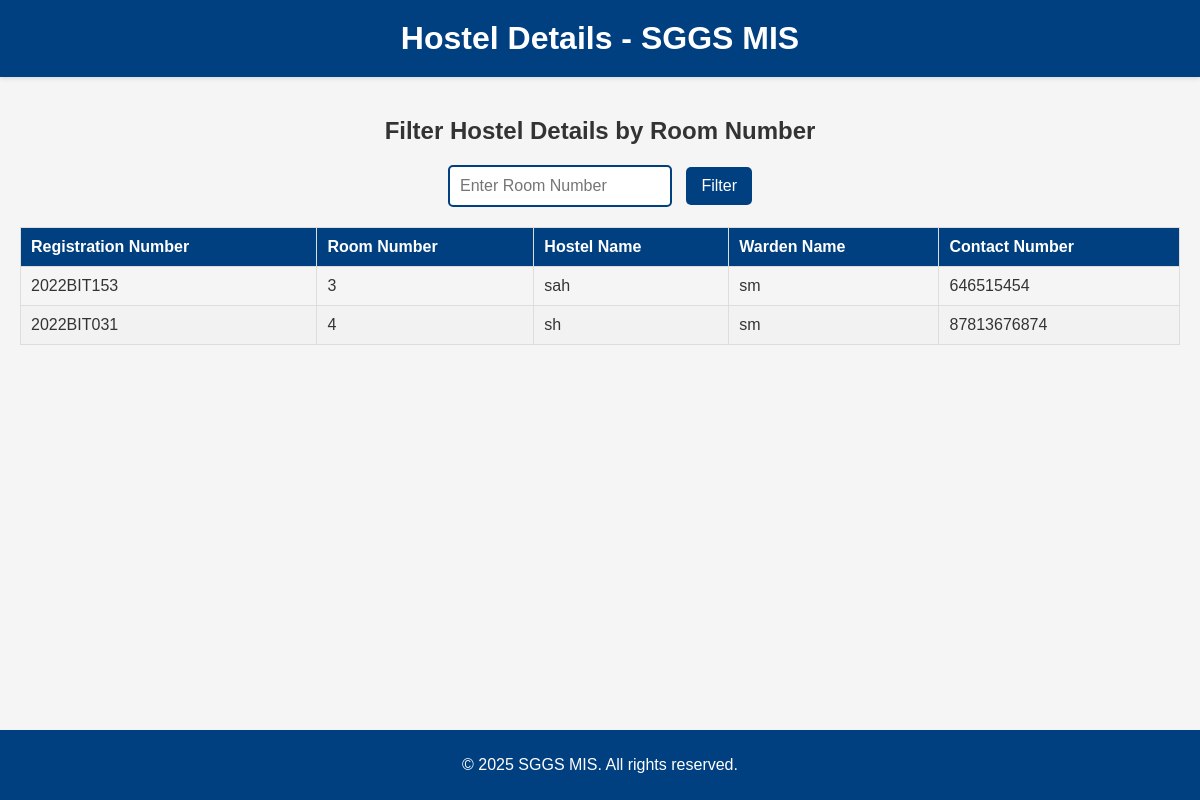
Page /hostel/ on the committed database.
### sggs/models.py (models this page shows, shortened)
class HostelDetails(models.Model):
    registration_number = models.ForeignKey(Student, on_delete=models.CASCADE)
    room_number = models.CharField(max_length=10)
    hostel_name = models.CharField(max_length=100)
    warden_name = models.CharField(max_length=100)
    contact_number = models.CharField(max_length=15)

class Student(models.Model):
    registration_number = models.CharField(max_length=15, unique=True)
    first_name = models.CharField(max_length=50)
    last_name = models.CharField(max_length=50)
    date_of_birth = models.DateField()
    email = models.EmailField(unique=True)
    phone_number = models.CharField(max_length=15)
    branch = models.CharField(max_length=50)
    department = models.CharField(max_length=50)
    year = models.IntegerField()
    address = models.TextField()

### sggs/views.py (the view)
# urls.py: path('hostel/', views.hostel_list, name='hostel'),   # Hostel details
def hostel_list(request):
    hostel_details = HostelDetails.objects.all()
    return render(request, 'hostel.html', {'hostel_details': hostel_details})

### sggs/templates/hostel.html (shortened to what this page needs)
<!DOCTYPE html>
<html lang="en">
<head>
</head>
<body>
    <header>
        <h1>Hostel Details - SGGS MIS</h1>
    </header>
    <div class="content">
        <h2>Filter Hostel Details by Room Number</h2>
        <form method="get" action="">
            <input type="text" name="room_number" placeholder="Enter Room Number" value="{{ request.GET.room_number }}">
            <button type="submit">Filter</button>
        </form>
        <table>
            <thead>
                <tr>
                    <th>Registration Number</th>
                    <th>Room Number</th>
                    <th>Hostel Name</th>
                    <th>Warden Name</th>
                    <th>Contact Number</th>
                </tr>
            </thead>
            <tbody>
                {% for detail in hostel_details %}
                <tr>
                    <td>{{ detail.registration_number.registration_number }}</td>
                    <td>{{ detail.room_number }}</td>
                    <td>{{ detail.hostel_name }}</td>
                    <td>{{ detail.warden_name }}</td>
                    <td>{{ detail.contact_number }}</td>
                </tr>
                {% empty %}
                    <tr>
                        <td colspan="5">No hostel details found.</td>
                    </tr>
                {% endfor %}
            </tbody>
        </table>
    </div>
    <footer>
        <p>&copy; 2025 SGGS MIS. All rights reserved.</p>
    </footer>
</body>
</html>

### sggs/templates/hostel.html (style rules this page uses)
body { font-family: Arial, sans-serif; margin: 0; padding: 0; background-color: #f5f5f5; color: #333; }
header { background-color: #004080; color: #fff; padding: 20px 0; text-align: center; box-shadow: 0 2px 4px rgba(0, 0, 0, 0.1); }
header h1 { margin: 0; }
.content { padding: 20px; text-align: center; }
.content form { margin-bottom: 20px; }
.content input[type="text"] { padding: 10px; font-size: 16px; margin-right: 10px; width: 200px; border: 2px solid #004080; border-radius: 5px; }
.content button { padding: 10px 15px; font-size: 16px; background-color: #004080; color: #fff; border: none; border-radius: 5px; cursor: pointer; }
table { width: 100%; border-collapse: collapse; margin-top: 20px; }
table th, table td { padding: 10px; text-align: left; border: 1px solid #ddd; }
table th { background-color: #004080; color: #fff; }
table tr:nth-child(even) { background-color: #f2f2f2; }
footer { background-color: #004080; color: #fff; text-align: center; padding: 10px 0; position: fixed; bottom: 0; width: 100%; }

### rows in the picture
HostelDetails: registration_number.registration_number "2022BIT153", room_number "3", hostel_name "sah", warden_name "sm", contact_number "646515454"
HostelDetails: registration_number.registration_number "2022BIT031", room_number "4", hostel_name "sh", warden_name "sm", contact_number "87813676874"
